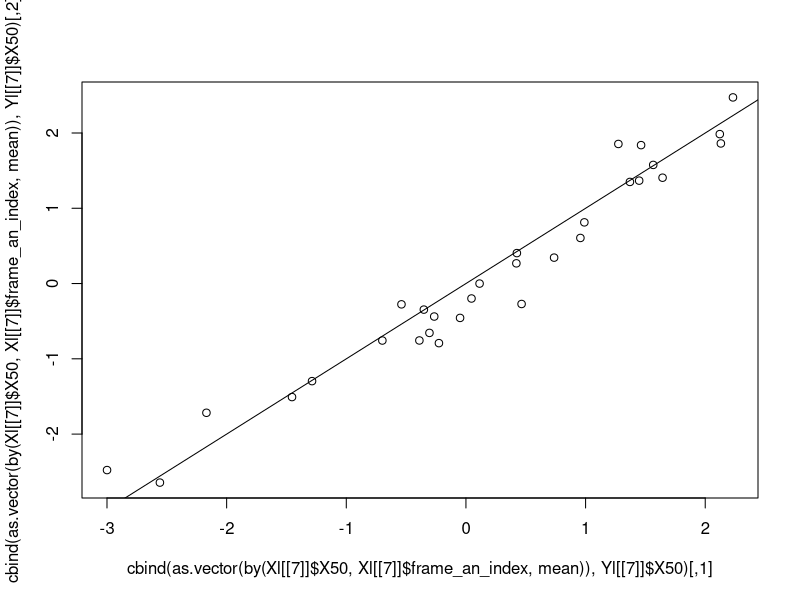

Source code (R):

# Simulation of independent phenotypes #

distance <- read.csv('DistancesR.csv')
distance <- na.omit(distance)
Vid_label <- unique(distance$Videos)
c <- 1
for (i in Vid_label){
  distance$Videos[distance$Videos == i ] <- c
  c <- c+1
}
frame_an_index <- as.integer(distance$Videos)

#Fixed data 
gm <- 0          # Grand mean               
varc <- 1         # Variance                   
es <- c(0.5, 0.5, 0.5, 1, 1, 1, 1.5, 1.5, 1.5)  # Effect Size 
r <- c(0.3, 0.5, 0.8, 0.3, 0.5, 0.8, 0.3, 0.5, 0.8) # Repeatability 
nanim <- length(unique(frame_an_index)) # Number of individuals /Videos
num_simulations <- 1000 # Per data frame 
Ydf <- data.frame(matrix(nrow = length(unique(frame_an_index)), ncol = num_simulations)) 
Xdf <- data.frame(matrix(nrow = length(frame_an_index), ncol = num_simulations))
Grpdf <- data.frame(matrix(nrow = floor(nanim/2), ncol = num_simulations)) 
simul_output <- data.frame(matrix(nrow=6, ncol=length(r)))
Yl <- list() 
Xl <- list()

grpdf <- data.frame(matrix(nrow = 15, ncol = 1000))
for (i in 1:num_simulations){
  set.seed(i)
  gp <- sample(1:nanim, floor(nanim/2), replace=FALSE)
  grpdf[,i] <- gp
}

# Simulation
for (j in 1:length(r)){ # 9 Scenarios based on es and r combinations
  esm <- es[j]
  rm <- r[j]
  diff <- esm*sqrt(varc)
  m1 <- (diff/2)+gm
  m2 <- -(diff/2)+gm
  varm <- ((1/rm^2)-1)*varc
  for (i in 1:num_simulations){
    x <- 1000*j + i
    set.seed(x)
    gp1 <- grpdf[,i]
    grp <- rep(2, nanim)
    grp[gp1] <- 1
    grp_mn <- c(m1, m2)
    anim_eff <- rnorm(n = nanim, mean = grp_mn[grp], sd = sqrt(varc))
    frame_eff <- rnorm(n = length(frame_an_index), mean = anim_eff[frame_an_index],sd = sqrt(varm))
    Ydf[,i] <- anim_eff
    Xdf[,i] <- frame_eff
    Xdf2 <- cbind(data.frame(frame_an_index), Xdf)
    Grpdf[,i] <- gp1
  }
  variables <- t(cbind(m1,m2,varm,esm,rm,diff))
  Xl[[j]] <- Xdf2
  Yl[[j]] <- Ydf
  simul_output[,j] <- variables
}

# Checking
plot(cbind(as.vector(by(Xl[[7]]$X50,Xl[[7]]$frame_an_index,mean)),Yl[[7]]$X50))
abline(0,1)
